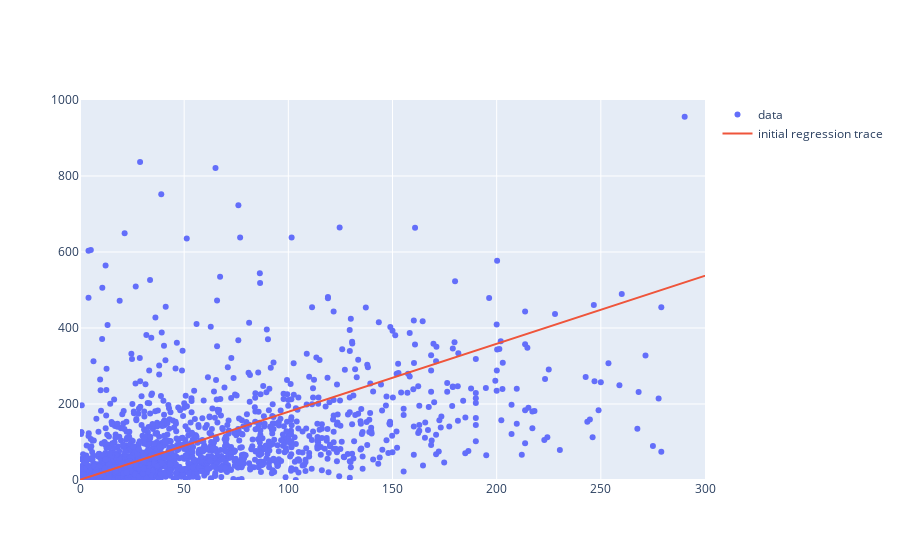

Here is the notebook cell this chart was saved with:
### Code cell
plot([revenues_per_budgets_trace, initial_regression_trace], revenues_layout)

### Figure 1 — Plotly figure (JSON) as saved in the notebook; plotly's stock layout.template omitted (floating-point values rounded to 4 significant figures; data arrays with more than 128 entries replaced by an {"elided": "..."} marker saying what was removed)
{"data": [{"mode": "markers", "name": "data", "text": {"elided": "1776 str values"}, "type": "scatter", "x": {"elided": "1776 float values"}, "y": {"elided": "1776 float values"}}, {"mode": "lines", "name": "initial regression trace", "text": [], "type": "scatter", "x": {"elided": "1776 float values"}, "y": {"elided": "1776 float values"}}], "layout": {"xaxis": {"range": [0, 300]}, "yaxis": {"range": [0, 1000]}}}
